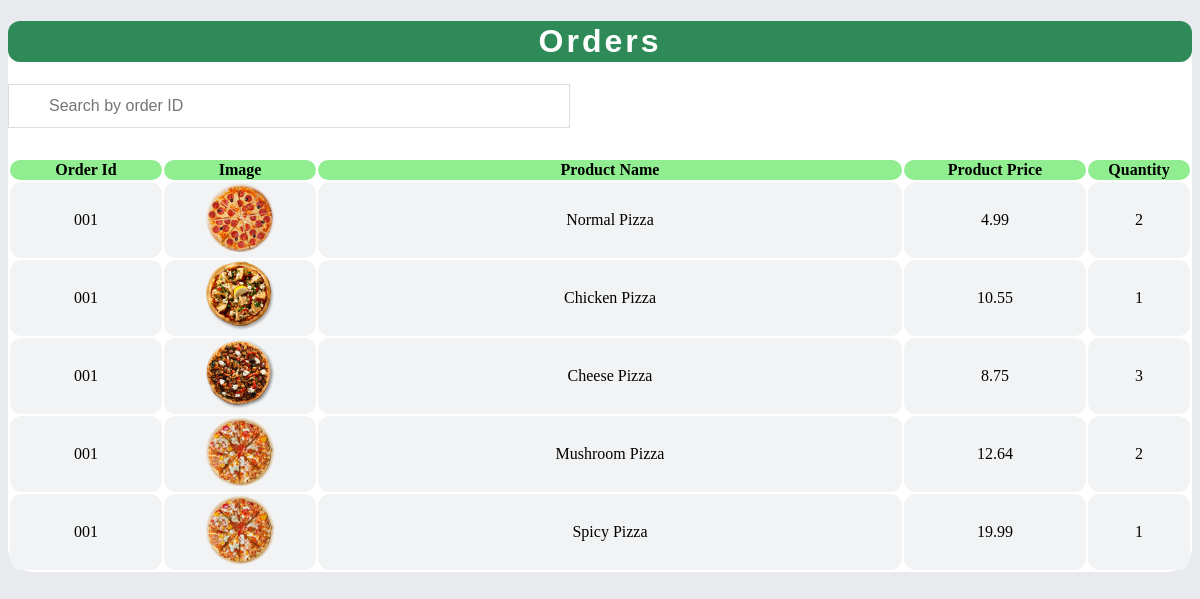
Page /MyAccount/orders.php (signed in) on the committed database.
### tables this page shows
CREATE TABLE IF NOT EXISTS `orderitems` (
  `orderid` varchar(50) NOT NULL,
  `productid` varchar(100) NOT NULL,
  `pname` varchar(255) DEFAULT NULL,
  `pprice` double DEFAULT NULL,
  `oimage` varchar(8000) DEFAULT NULL,
  `qty` int(10) DEFAULT NULL,
  PRIMARY KEY (`orderid`,`productid`)
);

### MyAccount/config.php (called while the page is built, shortened)
<?php
	if($_SESSION["email"])
	{
		$userid = $_SESSION["email"];
	}
	else {
		echo "<h1>Please login first .</h1>";
	}
?>

### MyAccount/main.php (the view, shortened to what this page needs)
<?php
function orderDetails($no)
{
	include("config.php");
	$q1 = "select * from orderitems WHERE orderid IN (select orders.orderid from orders,customer WHERE orders.cusid = '$userid')";
	$q2 = "select * from orderitems WHERE orderid IN (select orders.orderid from orders,customer WHERE orders.cusid = '$userid') LIMIT 3";
	if($no == 0)
	{
		$sql_q = $q1;
	}
	else if ($no == 1) {
		$sql_q = $q2;
	}
	$result = $con->query($sql_q);
	while($row = $result->fetch_assoc())
	{
		echo "
		<tr>
		<td>
		".$row['orderid']."
		</td>
		<td>
		<img src=".$row['oimage'].">
		</td>
		<td>
		".$row['pname']."
		</td>
		<td>
		".$row['pprice']."
		</td>
		<td>
		".$row['qty']."
		</td>
		</tr>";
	}
}
?>

### MyAccount/orders_style.css (style rules this page uses)
body { background-color: #e8eaed; }
img { width: 70px; }
#order_details td { text-align: center; background-color: #F2F3F4; border-radius: 12px; }

### rows in the picture
orderitems: orderid "001", oimage (picture), pname "Normal Pizza", pprice "4.99", qty "2"
orderitems: orderid "001", oimage (picture), pname "Chicken Pizza", pprice "10.55", qty "1"
orderitems: orderid "001", oimage (picture), pname "Cheese Pizza", pprice "8.75", qty "3"
orderitems: orderid "001", oimage (picture), pname "Mushroom Pizza", pprice "12.64", qty "2"
orderitems: orderid "001", oimage (picture), pname "Spicy Pizza", pprice "19.99", qty "1"
